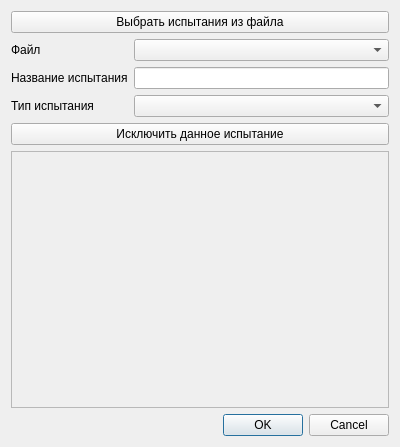
<?xml version="1.0" encoding="UTF-8"?>
<ui version="4.0">
 <class>TestAddDialog</class>
 <widget class="QDialog" name="TestAddDialog">
  <property name="geometry">
   <rect>
    <x>0</x>
    <y>0</y>
    <width>400</width>
    <height>447</height>
   </rect>
  </property>
  <property name="windowTitle">
   <string>Создание нового испытания</string>
  </property>
  <layout class="QVBoxLayout" name="verticalLayout">
   <item>
    <widget class="QPushButton" name="addTests_button">
     <property name="text">
      <string>Выбрать испытания из файла</string>
     </property>
    </widget>
   </item>
   <item>
    <layout class="QFormLayout" name="formLayout">
     <item row="0" column="0">
      <widget class="QLabel" name="label_3">
       <property name="text">
        <string>Файл</string>
       </property>
      </widget>
     </item>
     <item row="0" column="1">
      <layout class="QHBoxLayout" name="horizontalLayout">
       <item>
        <widget class="QComboBox" name="file_comboBox"/>
       </item>
      </layout>
     </item>
     <item row="1" column="0">
      <widget class="QLabel" name="label">
       <property name="text">
        <string>Название испытания</string>
       </property>
      </widget>
     </item>
     <item row="1" column="1">
      <widget class="QLineEdit" name="nameInput"/>
     </item>
     <item row="2" column="0">
      <widget class="QLabel" name="label_2">
       <property name="text">
        <string>Тип испытания</string>
       </property>
      </widget>
     </item>
     <item row="2" column="1">
      <widget class="QComboBox" name="typeInput"/>
     </item>
     <item row="3" column="0" colspan="2">
      <widget class="QPushButton" name="delTest_button">
       <property name="text">
        <string>Исключить данное испытание</string>
       </property>
      </widget>
     </item>
    </layout>
   </item>
   <item>
    <widget class="QFrame" name="frame">
     <property name="frameShape">
      <enum>QFrame::Shape::StyledPanel</enum>
     </property>
     <property name="frameShadow">
      <enum>QFrame::Shadow::Raised</enum>
     </property>
     <layout class="QHBoxLayout" name="horizontalLayout_2">
      <item>
       <widget class="Canvas" name="canvas" native="true">
        <property name="sizePolicy">
         <sizepolicy hsizetype="Expanding" vsizetype="Expanding">
          <horstretch>0</horstretch>
          <verstretch>0</verstretch>
         </sizepolicy>
        </property>
       </widget>
      </item>
     </layout>
    </widget>
   </item>
   <item>
    <widget class="QDialogButtonBox" name="buttonBox">
     <property name="orientation">
      <enum>Qt::Orientation::Horizontal</enum>
     </property>
     <property name="standardButtons">
      <set>QDialogButtonBox::StandardButton::Cancel|QDialogButtonBox::StandardButton::Ok</set>
     </property>
    </widget>
   </item>
  </layout>
 </widget>
 <customwidgets>
  <customwidget>
   <class>Canvas</class>
   <extends>QWidget</extends>
   <header>canvas.hpp</header>
   <container>1</container>
  </customwidget>
 </customwidgets>
 <resources/>
 <connections>
  <connection>
   <sender>buttonBox</sender>
   <signal>accepted()</signal>
   <receiver>TestAddDialog</receiver>
   <slot>accept()</slot>
   <hints>
    <hint type="sourcelabel">
     <x>248</x>
     <y>254</y>
    </hint>
    <hint type="destinationlabel">
     <x>157</x>
     <y>274</y>
    </hint>
   </hints>
  </connection>
  <connection>
   <sender>buttonBox</sender>
   <signal>rejected()</signal>
   <receiver>TestAddDialog</receiver>
   <slot>reject()</slot>
   <hints>
    <hint type="sourcelabel">
     <x>316</x>
     <y>260</y>
    </hint>
    <hint type="destinationlabel">
     <x>286</x>
     <y>274</y>
    </hint>
   </hints>
  </connection>
 </connections>
</ui>
